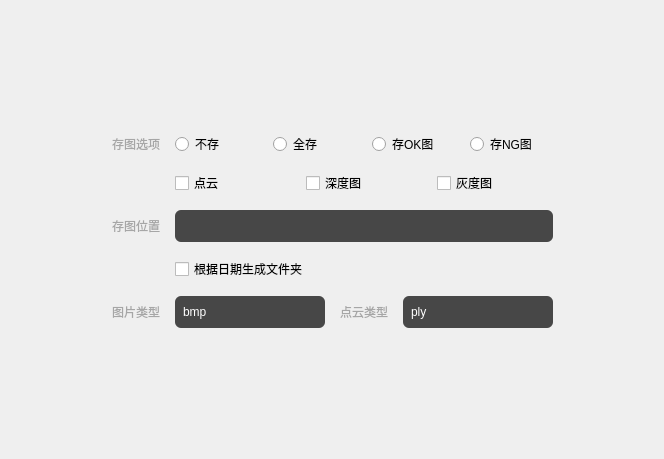
<?xml version="1.0" encoding="UTF-8"?>
<ui version="4.0">
 <class>SettingImageWidget</class>
 <widget class="QWidget" name="SettingImageWidget">
  <property name="geometry">
   <rect>
    <x>0</x>
    <y>0</y>
    <width>664</width>
    <height>459</height>
   </rect>
  </property>
  <property name="windowTitle">
   <string>Form</string>
  </property>
  <layout class="QGridLayout" name="gridLayout">
   <item row="0" column="1">
    <spacer name="verticalSpacer_2">
     <property name="orientation">
      <enum>Qt::Vertical</enum>
     </property>
     <property name="sizeHint" stdset="0">
      <size>
       <width>20</width>
       <height>97</height>
      </size>
     </property>
    </spacer>
   </item>
   <item row="1" column="0">
    <spacer name="horizontalSpacer">
     <property name="orientation">
      <enum>Qt::Horizontal</enum>
     </property>
     <property name="sizeHint" stdset="0">
      <size>
       <width>86</width>
       <height>20</height>
      </size>
     </property>
    </spacer>
   </item>
   <item row="1" column="1">
    <widget class="QWidget" name="widget" native="true">
     <property name="styleSheet">
      <string notr="true">QLabel{
	color: #a6a6a6;
    font-family: &quot;Microsoft YaHei&quot;;
    font-size: 12px;
}
QLineEdit{
    color: #ffffff;
    font-family: &quot;Microsoft YaHei&quot;;
    font-size: 12px;
    border-radius:6px;
    border-width:0px;
    border-style:none;
    background:#474747;
    min-height:32px;
    max-height:32px;
    padding-left:8px;
}

QComboBox{
    color: #ffffff;
    font-family: &quot;Microsoft YaHei&quot;;
    font-size: 12px;
    border-radius:6px;
    border-width:0px;
    border-style:none;
    background:#474747;
    min-height:32px;
    max-height:32px;
    padding-left:8px;
}

QComboBox QAbstractItemView {
	background:#3b3b3b;	
	color:#767676;
    font-family: &quot;Microsoft YaHei&quot;;
    font-size: 12px;
    border: none;
    outline:none;
    selection-color: #fff;
    selection-background-color: #e89316;
} 
QComboBox QAbstractItemView::item{
	min-height:32px;
    max-height:32px;
}


QComboBox:on
{
	color: #555555;
	border-color: #327cc0;
}
QComboBox::drop-down
{
	border-style:none;
	border-width:0px;
}
QComboBox::down-arrow
{
    border-image: url(:/global/resource/image/global/ico_arrow_down.png);
	
}
QComboBox::down-arrow:hover
{
	border-image: url(:/global/resource/image/global/ico_arrow_down.png);
}
QComboBox::down-arrow:pressed
{
	border-image: url(:/global/resource/image/global/ico_arrow_down.png);
}
QComboBox::down-arrow:on
{
    border-image: url(:/global/resource/image/global/ico_arrow_up.png);
}
QComboBox::down-arrow:on:hover
{
	border-image: url(:/global/resource/image/global/ico_arrow_up.png);
}
QComboBox::down-arrow:on:pressed
{
	border-image: url(:/global/resource/image/global/ico_arrow_up.png);
}</string>
     </property>
     <layout class="QVBoxLayout" name="verticalLayout">
      <property name="spacing">
       <number>15</number>
      </property>
      <item>
       <layout class="QHBoxLayout" name="horizontalLayout_2" stretch="1,1">
        <property name="spacing">
         <number>15</number>
        </property>
        <item>
         <widget class="QLabel" name="label">
          <property name="sizePolicy">
           <sizepolicy hsizetype="Fixed" vsizetype="Preferred">
            <horstretch>0</horstretch>
            <verstretch>0</verstretch>
           </sizepolicy>
          </property>
          <property name="text">
           <string>存图选项</string>
          </property>
         </widget>
        </item>
        <item>
         <layout class="QHBoxLayout" name="horizontalLayout">
          <item>
           <widget class="QRadioButton" name="radioButton_saveNothing">
            <property name="minimumSize">
             <size>
              <width>0</width>
              <height>24</height>
             </size>
            </property>
            <property name="text">
             <string>不存</string>
            </property>
           </widget>
          </item>
          <item>
           <widget class="QRadioButton" name="radioButton_saveAll">
            <property name="minimumSize">
             <size>
              <width>0</width>
              <height>24</height>
             </size>
            </property>
            <property name="text">
             <string>全存</string>
            </property>
           </widget>
          </item>
          <item>
           <widget class="QRadioButton" name="radioButton_saveOk">
            <property name="minimumSize">
             <size>
              <width>0</width>
              <height>24</height>
             </size>
            </property>
            <property name="text">
             <string>存OK图</string>
            </property>
           </widget>
          </item>
          <item>
           <widget class="QRadioButton" name="radioButton_saveNg">
            <property name="minimumSize">
             <size>
              <width>0</width>
              <height>24</height>
             </size>
            </property>
            <property name="text">
             <string>存NG图</string>
            </property>
           </widget>
          </item>
         </layout>
        </item>
       </layout>
      </item>
      <item>
       <layout class="QHBoxLayout" name="horizontalLayout_4">
        <property name="spacing">
         <number>15</number>
        </property>
        <item>
         <widget class="QLabel" name="label_5">
          <property name="sizePolicy">
           <sizepolicy hsizetype="Fixed" vsizetype="Preferred">
            <horstretch>0</horstretch>
            <verstretch>0</verstretch>
           </sizepolicy>
          </property>
          <property name="minimumSize">
           <size>
            <width>48</width>
            <height>0</height>
           </size>
          </property>
          <property name="text">
           <string/>
          </property>
         </widget>
        </item>
        <item>
         <layout class="QHBoxLayout" name="horizontalLayout_3">
          <item>
           <widget class="QCheckBox" name="checkBox_saveCloud">
            <property name="minimumSize">
             <size>
              <width>0</width>
              <height>24</height>
             </size>
            </property>
            <property name="text">
             <string>点云</string>
            </property>
           </widget>
          </item>
          <item>
           <widget class="QCheckBox" name="checkBox_saveDepthImage">
            <property name="minimumSize">
             <size>
              <width>0</width>
              <height>24</height>
             </size>
            </property>
            <property name="text">
             <string>深度图</string>
            </property>
           </widget>
          </item>
          <item>
           <widget class="QCheckBox" name="checkBox_saveGrayImage">
            <property name="minimumSize">
             <size>
              <width>0</width>
              <height>24</height>
             </size>
            </property>
            <property name="text">
             <string>灰度图</string>
            </property>
           </widget>
          </item>
         </layout>
        </item>
       </layout>
      </item>
      <item>
       <layout class="QHBoxLayout" name="horizontalLayout_8">
        <property name="spacing">
         <number>15</number>
        </property>
        <item>
         <widget class="QLabel" name="label_2">
          <property name="sizePolicy">
           <sizepolicy hsizetype="Fixed" vsizetype="Preferred">
            <horstretch>0</horstretch>
            <verstretch>0</verstretch>
           </sizepolicy>
          </property>
          <property name="text">
           <string>存图位置</string>
          </property>
         </widget>
        </item>
        <item>
         <widget class="QLineEdit" name="lineEdit_imagePath">
          <property name="minimumSize">
           <size>
            <width>0</width>
            <height>32</height>
           </size>
          </property>
          <property name="maximumSize">
           <size>
            <width>16777215</width>
            <height>32</height>
           </size>
          </property>
         </widget>
        </item>
       </layout>
      </item>
      <item>
       <layout class="QHBoxLayout" name="horizontalLayout_9">
        <property name="spacing">
         <number>15</number>
        </property>
        <item>
         <widget class="QLabel" name="label_6">
          <property name="sizePolicy">
           <sizepolicy hsizetype="Fixed" vsizetype="Preferred">
            <horstretch>0</horstretch>
            <verstretch>0</verstretch>
           </sizepolicy>
          </property>
          <property name="minimumSize">
           <size>
            <width>48</width>
            <height>0</height>
           </size>
          </property>
          <property name="maximumSize">
           <size>
            <width>48</width>
            <height>16777215</height>
           </size>
          </property>
          <property name="text">
           <string/>
          </property>
         </widget>
        </item>
        <item>
         <widget class="QCheckBox" name="checkBox_genByDate">
          <property name="minimumSize">
           <size>
            <width>0</width>
            <height>24</height>
           </size>
          </property>
          <property name="text">
           <string>根据日期生成文件夹</string>
          </property>
         </widget>
        </item>
       </layout>
      </item>
      <item>
       <layout class="QHBoxLayout" name="horizontalLayout_7">
        <item>
         <layout class="QHBoxLayout" name="horizontalLayout_5">
          <property name="spacing">
           <number>15</number>
          </property>
          <item>
           <widget class="QLabel" name="label_3">
            <property name="sizePolicy">
             <sizepolicy hsizetype="Fixed" vsizetype="Preferred">
              <horstretch>0</horstretch>
              <verstretch>0</verstretch>
             </sizepolicy>
            </property>
            <property name="text">
             <string>图片类型</string>
            </property>
           </widget>
          </item>
          <item>
           <widget class="QComboBox" name="comboBox_imageType">
            <property name="minimumSize">
             <size>
              <width>150</width>
              <height>32</height>
             </size>
            </property>
            <property name="maximumSize">
             <size>
              <width>200</width>
              <height>32</height>
             </size>
            </property>
            <item>
             <property name="text">
              <string>bmp</string>
             </property>
            </item>
            <item>
             <property name="text">
              <string>png</string>
             </property>
            </item>
            <item>
             <property name="text">
              <string>jpg</string>
             </property>
            </item>
           </widget>
          </item>
         </layout>
        </item>
        <item>
         <layout class="QHBoxLayout" name="horizontalLayout_6">
          <property name="spacing">
           <number>15</number>
          </property>
          <item>
           <widget class="QLabel" name="label_4">
            <property name="sizePolicy">
             <sizepolicy hsizetype="Fixed" vsizetype="Preferred">
              <horstretch>0</horstretch>
              <verstretch>0</verstretch>
             </sizepolicy>
            </property>
            <property name="text">
             <string>点云类型</string>
            </property>
           </widget>
          </item>
          <item>
           <widget class="QComboBox" name="comboBox_cloudType">
            <property name="minimumSize">
             <size>
              <width>150</width>
              <height>32</height>
             </size>
            </property>
            <property name="maximumSize">
             <size>
              <width>200</width>
              <height>32</height>
             </size>
            </property>
            <item>
             <property name="text">
              <string>ply</string>
             </property>
            </item>
            <item>
             <property name="text">
              <string>pcd</string>
             </property>
            </item>
            <item>
             <property name="text">
              <string>tiff (xyz)</string>
             </property>
            </item>
            <item>
             <property name="text">
              <string>tiff (xyzrgb)</string>
             </property>
            </item>
            <item>
             <property name="text">
              <string>tiff (z DepthMap)</string>
             </property>
            </item>
           </widget>
          </item>
         </layout>
        </item>
       </layout>
      </item>
     </layout>
    </widget>
   </item>
   <item row="1" column="2">
    <spacer name="horizontalSpacer_2">
     <property name="orientation">
      <enum>Qt::Horizontal</enum>
     </property>
     <property name="sizeHint" stdset="0">
      <size>
       <width>86</width>
       <height>20</height>
      </size>
     </property>
    </spacer>
   </item>
   <item row="2" column="1">
    <spacer name="verticalSpacer">
     <property name="orientation">
      <enum>Qt::Vertical</enum>
     </property>
     <property name="sizeHint" stdset="0">
      <size>
       <width>20</width>
       <height>96</height>
      </size>
     </property>
    </spacer>
   </item>
  </layout>
 </widget>
 <resources/>
 <connections/>
</ui>
